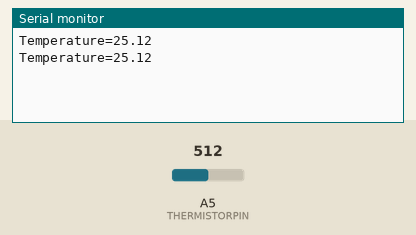
The sketch below on a simulated Arduino Uno, built with avr-gcc and run on an emulated ATmega328P. Shown: the last lines printed to the serial monitor. The test bench sets the inputs (shaded band); at power-on: A5 (THERMISTORPIN) = 512.

Above: at 2.8 s.
2.9 s: A5 (THERMISTORPIN) set to 716
At 4.7 s:
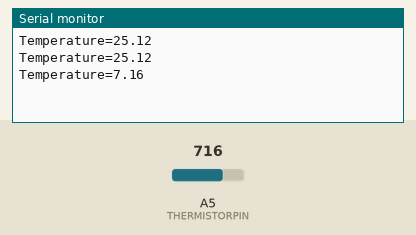
5.6 s: A5 (THERMISTORPIN) set to 900
At 7.4 s:
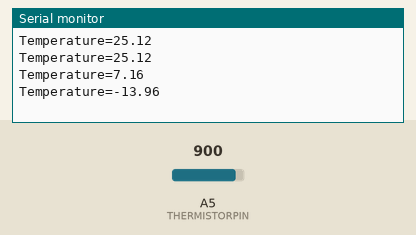
Timing chart, 0 to 8.9 s (numbered marks = the images above; inputs shaded):
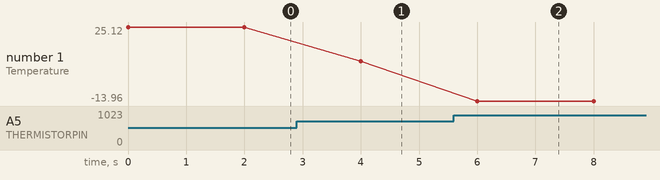

The sketch:

Arduino_Thermistor_Reader.ino
```cpp
// Arduino_Thermistor_Reader.
// Voltage Bias - the Blog.
// Gilbert Waltoon, Oct 2016

// Released under a GNU General Public License v3.0

// PURPOSE: Reads the voltage of a thermistor voltage divider
//          and converts to temperature.

// Input pin for thermistor voltage measurement
#define THERMISTORPIN A5

// the value of the bias resistor
#define BIAS_RESISTOR 9926

 //beta of thermistor
#define BCOEFFICIENT 3933 //RComponents, type 151-237

// thermistor resistance R0 from datasheet
#define R0 10000

//...at temperature
#define T0 25

//declare the function we'll use
float getThermistorTemperature(void);

//////////////////////////////////////////////////////////////

void setup() {
  //start the serial monitor for printing to screen
  Serial.begin(9600);
  }

////////////////////////////////////////////////////////////
void loop() {
  float msgData = getThermistorTemperature();
  Serial.print("Temperature="); Serial.println(msgData);
  delay(2000);
}

/////////////////////////////////////////////////////////////
// define the function getThermistorTemperature()
float getThermistorTemperature(void) {
  float fTemperature;
  float fADCReading;
  float fThermistance; //thermistor resistance

  fADCReading = analogRead(THERMISTORPIN);

  // get the thermistor resistance from ADC reading
  fThermistance = BIAS_RESISTOR/((1023 / fADCReading)  - 1);

  // convert resistance to temperature using the Beta equation
  // see https://en.wikipedia.org/wiki/Thermistor

  fTemperature = fThermistance / R0;
  fTemperature = log(fTemperature);
  fTemperature /= BCOEFFICIENT;                          // 1/Beta * ln(R/R0)
  fTemperature += 1.0 / (T0 + 273.15);                   // ...+ (1/To)
  fTemperature = 1.0 / fTemperature         ;            // ...invert
  fTemperature -= 273.15;                                // ...convert to 'C

  return fTemperature;
}
```

Measured:
- after the input at 2.9 s, the serial monitor: prints a new line after 1.1 s (image 1)
- after the input at 5.6 s, the serial monitor: prints a new line after 0.40 s (image 2)
- plotted number 1: 25.12 → 7.16 after the input at 2.9 s, 7.16 → -13.96 after the input at 5.6 s
